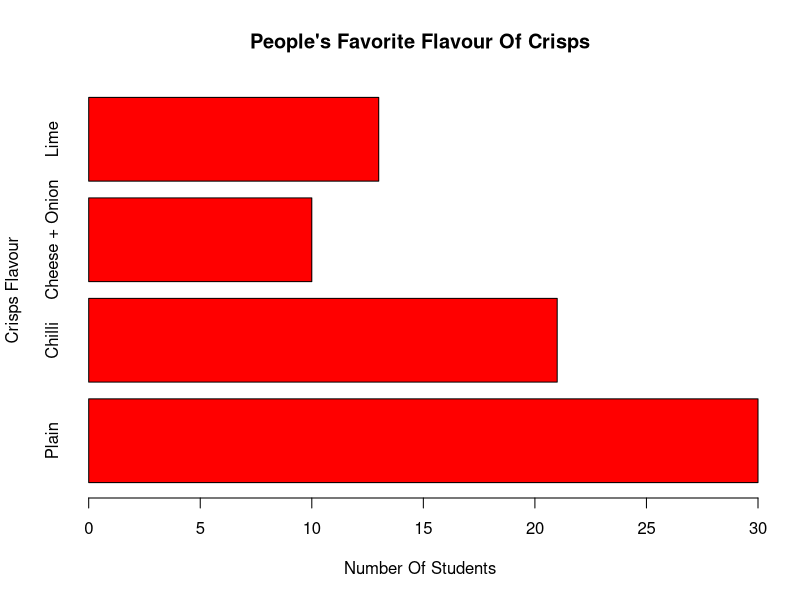

Here is the R script that generated this plot:
fav.crisps <- c(30, 21, 10, 13)
barplot(fav.crisps,
main = "People's Favorite Flavour Of Crisps",
xlab = "Number Of Students",
ylab = "Crisps Flavour",
names.arg = c("Plain", "Chilli", "Cheese + Onion", "Lime"),
col = "red",
horiz = TRUE)